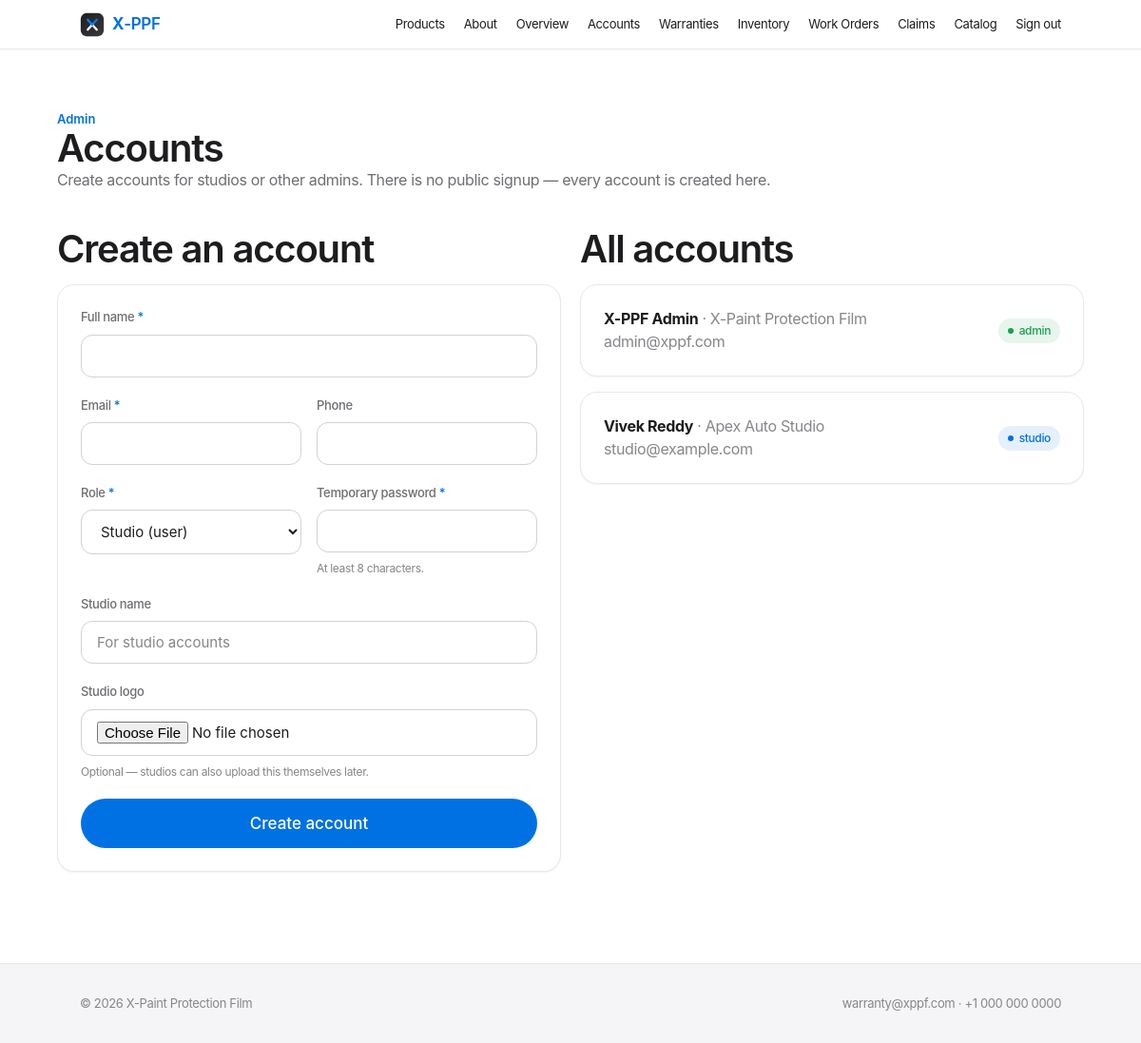
Page /admin/users (signed in) on the committed database.
### tables this page shows
CREATE TABLE users (
    id            INTEGER PRIMARY KEY AUTOINCREMENT,
    name          TEXT NOT NULL,
    email         TEXT NOT NULL UNIQUE,
    phone         TEXT,
    password_hash TEXT NOT NULL,
    role          TEXT NOT NULL DEFAULT 'studio',      -- 'admin' | 'studio'
    studio_name   TEXT,
    studio_logo   TEXT,
    created_at    TEXT NOT NULL
);

### app.py (the view, shortened to what this page needs)
@app.route("/admin/users", methods=["GET", "POST"])
@admin_required
def admin_users():
    return render_template("admin_users.html", users=db.list_users())

### app.py (called while the page is built)
@app.context_processor
def inject_globals():
    return {
        "current_user": _current_user(),
        "current_role": session.get("role"),
        "year": datetime.utcnow().year,
        "min_pw": MIN_PASSWORD_LEN,
        "brand": {
            "name": "X-Paint Protection Film",
            "short": "X-PPF",
            "tagline": "Protection, certified.",
            "email": "warranty@xppf.com",
            "phone": "+1 000 000 0000",
            "address": "X-Paint Protection Film",
        },
    }

def _current_user():
    uid = session.get("user_id")
    return db.get_user(uid) if uid else None

def admin_required(f):
    @wraps(f)
    def wrapper(*args, **kwargs):
        if "user_id" not in session:
            return redirect(url_for("login", next=request.path))
        if session.get("role") != "admin":
            abort(403)
        return f(*args, **kwargs)
    return wrapper

### db.py (called while the page is built)
def get_conn():
    conn = sqlite3.connect(DB_PATH)
    conn.row_factory = sqlite3.Row
    conn.execute("PRAGMA foreign_keys = ON")
    return conn

def get_user(user_id):
    conn = get_conn()
    try:
        return conn.execute("SELECT * FROM users WHERE id = ?", (user_id,)).fetchone()
    finally:
        conn.close()

def list_users():
    conn = get_conn()
    try:
        return conn.execute("SELECT * FROM users ORDER BY role, name").fetchall()
    finally:
        conn.close()

### templates/admin_users.html (shortened to what this page needs)
{% extends "base.html" %}
{% block content %}
<section class="container page">
  <div class="page-head"><p class="eyebrow">Admin</p><h1>Accounts</h1>
    <p class="secondary">Create accounts for studios or other admins. There is no public signup — every account is created here.</p></div>
  <div class="grid g2">
    <div>
      <h2 style="margin-bottom:var(--s4)">Create an account</h2>
      <div class="card">
        <form method="POST" enctype="multipart/form-data">
          <div class="field"><label>Full name <span class="req">*</span></label><input type="text" name="name" required></div>
          <div class="frow">
            <div class="field"><label>Email <span class="req">*</span></label><input type="email" name="email" required></div>
            <div class="field"><label>Phone</label><input type="text" name="phone"></div>
          </div>
          <div class="frow">
            <div class="field"><label>Role <span class="req">*</span></label>
              <select name="role"><option value="studio">Studio (user)</option><option value="admin">Admin</option></select></div>
            <div class="field"><label>Temporary password <span class="req">*</span></label>
              <input type="text" name="password" required minlength="{{ min_pw }}">
              <p class="hint">At least {{ min_pw }} characters.</p></div>
          </div>
          <div class="field"><label>Studio name</label><input type="text" name="studio_name" placeholder="For studio accounts"></div>
          <div class="field"><label>Studio logo</label><input type="file" name="logo" accept="image/*">
            <p class="hint">Optional — studios can also upload this themselves later.</p></div>
          <button class="btn btn-primary btn-block btn-lg" type="submit">Create account</button>
        </form>
      </div>
    </div>
    <div>
      <h2 style="margin-bottom:var(--s4)">All accounts</h2>
      <div class="stack">
        {% for u in users %}
        <div class="card row between">
          <div class="row" style="gap:var(--s3)">
            <div><b>{{ u['name'] }}</b>{% if u['studio_name'] %} <span class="muted">· {{ u['studio_name'] }}</span>{% endif %}<br>
              <span class="muted">{{ u['email'] }}</span></div>
          </div>
          <span class="badge {{ 'b-approved' if u['role']=='admin' else 'b-received' }}">{{ u['role'] }}</span>
        </div>
        {% endfor %}
      </div>
    </div>
  </div>
</section>
{% endblock %}

### templates/base.html (shortened to what this page needs)
<!DOCTYPE html>
<html lang="en">
<head>
  <link rel="stylesheet" href="{{ url_for('static', filename='css/tokens.css') }}">
  <link rel="stylesheet" href="{{ url_for('static', filename='css/app.css') }}">
</head>
<body>
  <nav class="nav no-print">
    <div class="container nav-inner">
      <a href="{{ url_for('index') }}" class="brand">
        <img src="{{ url_for('static', filename='img/xppf-logo.svg') }}" alt="X-PPF">
        <span class="bt"><b>X</b>-PPF</span>
      </a>
      <div class="nav-links">
        <a href="{{ url_for('products') }}">Products</a>
        <a href="{{ url_for('about') }}">About</a>
        {% if current_user %}
          {% if current_role == 'admin' %}
            <a href="{{ url_for('admin_dashboard') }}">Overview</a>
            <a href="{{ url_for('admin_users') }}">Accounts</a>
            <a href="{{ url_for('admin_warranties') }}">Warranties</a>
            <a href="{{ url_for('admin_inventory') }}">Inventory</a>
            <a href="{{ url_for('admin_orders') }}">Work Orders</a>
            <a href="{{ url_for('admin_claims') }}">Claims</a>
            <a href="{{ url_for('admin_products') }}">Catalog</a>
          {% else %}
            <a href="{{ url_for('studio_dashboard') }}">Dashboard</a>
            <a href="{{ url_for('warranty_register') }}">Register</a>
            <a href="{{ url_for('my_warranties') }}">Warranties</a>
            <a href="{{ url_for('inventory') }}">Inventory</a>
            <a href="{{ url_for('studio_profile') }}">Studio</a>
          {% endif %}
          <a href="{{ url_for('logout') }}">Sign out</a>
        {% else %}
          <a href="{{ url_for('login') }}" class="cta">Sign in</a>
        {% endif %}
      </div>
    </div>
  </nav>
  <main>
    {% block content %}{% endblock %}
  </main>
  <footer class="site no-print">
    <div class="container row between">
      <span>© {{ year }} {{ brand.name }}</span>
      <span>{{ brand.email }} · {{ brand.phone }}</span>
    </div>
  </footer>
</body>
</html>

### static/css/tokens.css (style rules this page uses)
:root { --bg-page: #ffffff; --bg-subtle: #f5f5f7; --bg-elevated: #ffffff; --bg-ink: #1d1d1f; --bg-ink-soft: #2b2b2f; --text-primary: #1d1d1f; --text-secondary: #6e6e73; --text-muted: #86868b; --text-on-ink: #f5f5f7; --text-on-ink-2: #a1a1a6; --border: #d2d2d7; --border-subtle: #e8e8ed; --accent: #0071e3; --accent-hover: #0077ed; --accent-press: #006edb; --accent-soft: rgba(0,113,227,0.08); --ok: #1a9e54; --ok-soft: rgba(26,158,84,0.1); --warn: #b25e00; --warn-soft: rgba(178,94,0,0.1); --err: #d62f2f; --err-soft: rgba(214,47,47,0.1); --info: #0071e3; --info-soft: rgba(0,113,227,0.1); --font: -apple-system, BlinkMacSystemFont, 'Inter', 'Segoe UI', Roboto, sans-serif; --mono: 'SF Mono', ui-monospace, 'JetBrains Mono', Menlo, monospace; --fs-xs: .75rem; --fs-sm: .8125rem; --fs-base: .9375rem; --fs-md: 1.0625rem; --fs-lg: 1.375rem; --fs-xl: 1.75rem; --fs-2xl: 2.5rem; --fs-3xl: 3.5rem; --fs-4xl: 4.75rem; --w-regular: 400; --w-medium: 500; --w-semibold: 600; --w-bold: 700; --track-tight: -0.022em; --track-tighter: -0.03em; --track-wide: 0.06em; --s1:.25rem; --s2:.5rem; --s3:.75rem; --s4:1rem; --s5:1.25rem; --s6:1.5rem; --s8:2rem; --s10:2.5rem; --s12:3rem; --s16:4rem; --s20:5rem; --s24:6rem; --s32:8rem; --r-sm:8px; --r-md:12px; --r-lg:18px; --r-xl:24px; --r-2xl:32px; --r-full:9999px; --sh-sm: 0 1px 2px rgba(0,0,0,.05); --sh-md: 0 4px 16px rgba(0,0,0,.08); --sh-lg: 0 12px 40px rgba(0,0,0,.10); --sh-xl: 0 24px 64px rgba(0,0,0,.14); --t-fast: 150ms; --t-base: 280ms; --t-slow: 600ms; --ease: cubic-bezier(0.16,1,0.3,1); --ease-quart: cubic-bezier(0.25,1,0.5,1); }

### rows in the picture
users: name "X-PPF Admin", studio_name "X-Paint Protection Film", email "admin@xppf.com", role "admin", name "X-Paint Protection Film"
users: name "Vivek Reddy", studio_name "Apex Auto Studio", email "studio@example.com", role "studio"

### other values in the picture
{{ min_pw }} "8"
{{ brand.email }} "warranty@xppf.com"
{{ brand.phone }} "+1 000 000 0000"
